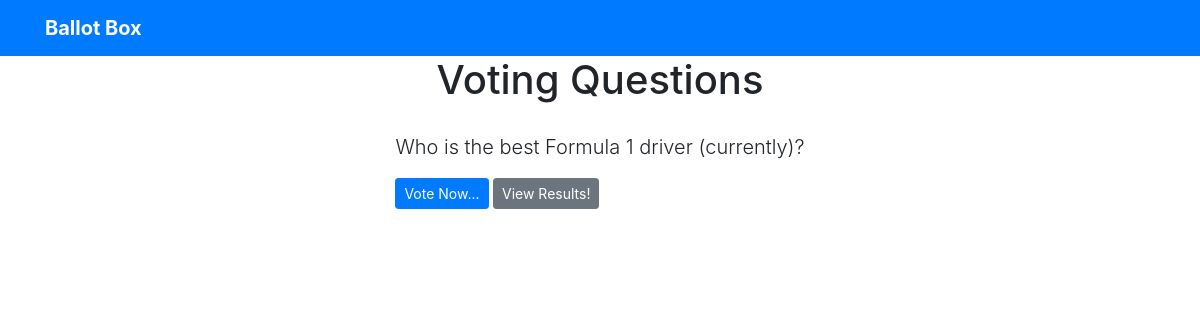
/polls/, run on an earlier commit of the app's database.
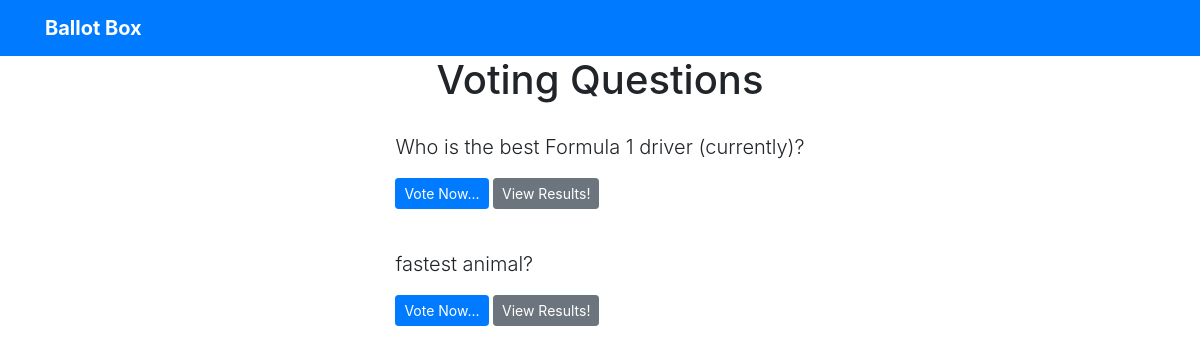
And on a later commit of the database.
### VotingApp/models.py (models this page shows)
class Question(models.Model):
    question_text = models.CharField(max_length=250)
    pub_date = models.DateTimeField ('Date Published')

### VotingApp/views.py (the view)
# urls.py: path('' , views.index, name='index'),
def index (request):
    recent_question_list = Question.objects.order_by('-pub_date')[:5] #Taking questions and ordering them by date but in reverse so most recent questions are displayed
    context = {'recent_question_list': recent_question_list}
    return render(request, 'polls/index.html', context)

### Templates/polls/index.html
{% extends 'base.html' %}
{% block content %}
<h1 class ="text-center mb-3.5">Voting Questions</h1>
{% if recent_question_list %}
{% for question in recent_question_list %}
<div class ="card-mb-3.5">
	<div class ="card-body">
		<p class ="lead">{{ question.question_text }}</p>
		<a href ="{% url 'polls:detail' question.id %}" class ="btn btn-primary btn-sm">Vote Now...</a>
		<a href ="{% url 'polls:results' question.id %}" class ="btn btn-secondary btn-sm">View Results!</a>
	</div>
</div>
{% endfor %}
{% else %}
<p>Unfortunately, there are no polls available.</p>
{% endif %}
{% endblock %}

What changed in the data, as far as the page shows it:
added Question: question_text "fastest animal?"
